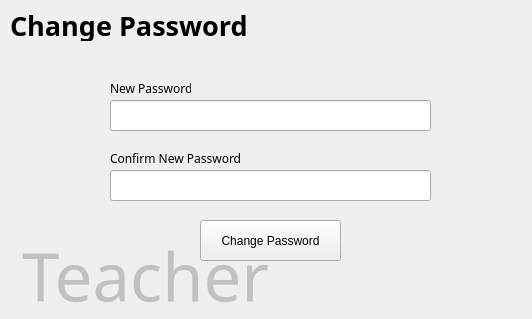
<?xml version="1.0" encoding="UTF-8"?>
<ui version="4.0">
 <class>teacher_change_pass</class>
 <widget class="QMainWindow" name="teacher_change_pass">
  <property name="geometry">
   <rect>
    <x>0</x>
    <y>0</y>
    <width>532</width>
    <height>319</height>
   </rect>
  </property>
  <property name="minimumSize">
   <size>
    <width>532</width>
    <height>319</height>
   </size>
  </property>
  <property name="maximumSize">
   <size>
    <width>532</width>
    <height>319</height>
   </size>
  </property>
  <property name="windowTitle">
   <string>Teacher Change Password</string>
  </property>
  <widget class="QWidget" name="centralwidget">
   <widget class="QLabel" name="label">
    <property name="geometry">
     <rect>
      <x>10</x>
      <y>10</y>
      <width>301</width>
      <height>31</height>
     </rect>
    </property>
    <property name="font">
     <font>
      <family>Montserrat</family>
      <pointsize>20</pointsize>
      <weight>75</weight>
      <bold>true</bold>
     </font>
    </property>
    <property name="text">
     <string>Change Password</string>
    </property>
   </widget>
   <widget class="QLineEdit" name="teacher_new_pass">
    <property name="geometry">
     <rect>
      <x>110</x>
      <y>100</y>
      <width>321</width>
      <height>31</height>
     </rect>
    </property>
    <property name="echoMode">
     <enum>QLineEdit::Password</enum>
    </property>
   </widget>
   <widget class="QLineEdit" name="teacher_confirm_new_pass">
    <property name="geometry">
     <rect>
      <x>110</x>
      <y>170</y>
      <width>321</width>
      <height>31</height>
     </rect>
    </property>
    <property name="echoMode">
     <enum>QLineEdit::Password</enum>
    </property>
   </widget>
   <widget class="QPushButton" name="teacher_change_pass_btn">
    <property name="geometry">
     <rect>
      <x>200</x>
      <y>220</y>
      <width>141</width>
      <height>41</height>
     </rect>
    </property>
    <property name="text">
     <string>Change Password</string>
    </property>
   </widget>
   <widget class="QLabel" name="label_2">
    <property name="geometry">
     <rect>
      <x>110</x>
      <y>80</y>
      <width>81</width>
      <height>16</height>
     </rect>
    </property>
    <property name="font">
     <font>
      <family>Montserrat</family>
     </font>
    </property>
    <property name="text">
     <string>New Password</string>
    </property>
   </widget>
   <widget class="QLabel" name="label_3">
    <property name="geometry">
     <rect>
      <x>110</x>
      <y>150</y>
      <width>141</width>
      <height>16</height>
     </rect>
    </property>
    <property name="font">
     <font>
      <family>Montserrat</family>
     </font>
    </property>
    <property name="text">
     <string>Confirm New Password</string>
    </property>
   </widget>
   <widget class="QLabel" name="label_9">
    <property name="geometry">
     <rect>
      <x>0</x>
      <y>230</y>
      <width>291</width>
      <height>91</height>
     </rect>
    </property>
    <property name="font">
     <font>
      <family>Montserrat</family>
      <pointsize>50</pointsize>
      <weight>50</weight>
      <bold>false</bold>
     </font>
    </property>
    <property name="styleSheet">
     <string notr="true">*{
	
	color: rgb(193, 193, 193);
}</string>
    </property>
    <property name="text">
     <string>Teacher</string>
    </property>
    <property name="scaledContents">
     <bool>true</bool>
    </property>
    <property name="alignment">
     <set>Qt::AlignCenter</set>
    </property>
   </widget>
   <zorder>label_9</zorder>
   <zorder>label</zorder>
   <zorder>teacher_new_pass</zorder>
   <zorder>teacher_confirm_new_pass</zorder>
   <zorder>teacher_change_pass_btn</zorder>
   <zorder>label_2</zorder>
   <zorder>label_3</zorder>
  </widget>
 </widget>
 <resources/>
 <connections/>
</ui>
